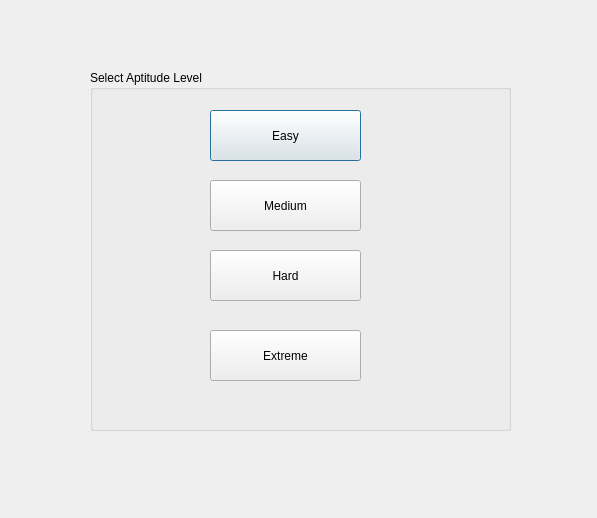
<?xml version="1.0" encoding="UTF-8"?>
<ui version="4.0">
 <class>Apt_category</class>
 <widget class="QDialog" name="Apt_category">
  <property name="geometry">
   <rect>
    <x>0</x>
    <y>0</y>
    <width>597</width>
    <height>518</height>
   </rect>
  </property>
  <property name="windowTitle">
   <string>Dialog</string>
  </property>
  <widget class="QGroupBox" name="groupBox">
   <property name="geometry">
    <rect>
     <x>90</x>
     <y>70</y>
     <width>421</width>
     <height>361</height>
    </rect>
   </property>
   <property name="title">
    <string>Select Aptitude Level</string>
   </property>
   <widget class="QPushButton" name="apt_easy_btn">
    <property name="geometry">
     <rect>
      <x>120</x>
      <y>40</y>
      <width>151</width>
      <height>51</height>
     </rect>
    </property>
    <property name="text">
     <string>Easy</string>
    </property>
   </widget>
   <widget class="QPushButton" name="apt_med_btn">
    <property name="geometry">
     <rect>
      <x>120</x>
      <y>110</y>
      <width>151</width>
      <height>51</height>
     </rect>
    </property>
    <property name="text">
     <string>Medium</string>
    </property>
   </widget>
   <widget class="QPushButton" name="apt_hard_btn">
    <property name="geometry">
     <rect>
      <x>120</x>
      <y>180</y>
      <width>151</width>
      <height>51</height>
     </rect>
    </property>
    <property name="text">
     <string>Hard</string>
    </property>
   </widget>
   <widget class="QPushButton" name="apt_ext_btn">
    <property name="geometry">
     <rect>
      <x>120</x>
      <y>260</y>
      <width>151</width>
      <height>51</height>
     </rect>
    </property>
    <property name="text">
     <string>Extreme</string>
    </property>
   </widget>
  </widget>
 </widget>
 <resources/>
 <connections/>
</ui>
